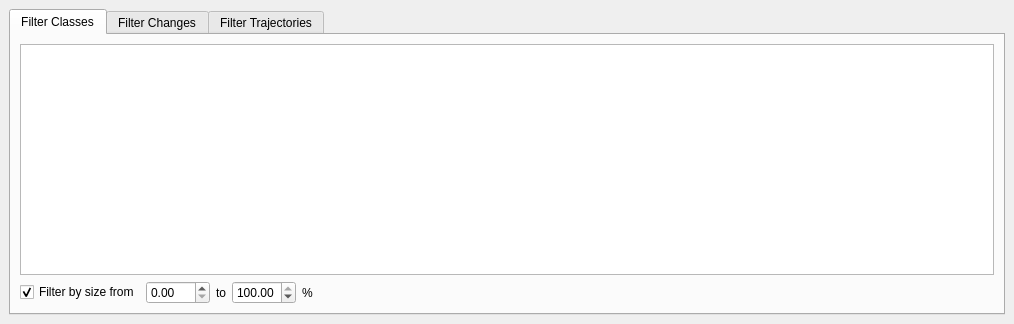
<?xml version="1.0" encoding="UTF-8"?>
<ui version="4.0">
 <class>gsDockWidget</class>
 <widget class="QgsDockWidget" name="gsDockWidget">
  <property name="geometry">
   <rect>
    <x>0</x>
    <y>0</y>
    <width>1014</width>
    <height>324</height>
   </rect>
  </property>
  <property name="features">
   <set>QDockWidget::DockWidgetFloatable|QDockWidget::DockWidgetMovable</set>
  </property>
  <property name="windowTitle">
   <string>Data Filtering</string>
  </property>
  <widget class="QWidget" name="dockWidgetContents">
   <layout class="QVBoxLayout" name="verticalLayout">
    <item>
     <widget class="QTabWidget" name="tabWidget">
      <property name="currentIndex">
       <number>0</number>
      </property>
      <widget class="QWidget" name="tab">
       <attribute name="title">
        <string>Filter Classes</string>
       </attribute>
       <layout class="QVBoxLayout" name="verticalLayout_2">
        <item>
         <widget class="QTableWidget" name="mTableClasses"/>
        </item>
        <item>
         <layout class="QHBoxLayout" name="horizontalLayout_6">
          <item>
           <widget class="QCheckBox" name="mFilterBySize">
            <property name="text">
             <string>Filter by size from</string>
            </property>
            <property name="checked">
             <bool>true</bool>
            </property>
           </widget>
          </item>
          <item>
           <widget class="QDoubleSpinBox" name="mMinClassSize">
            <property name="suffix">
             <string/>
            </property>
            <property name="decimals">
             <number>2</number>
            </property>
            <property name="minimum">
             <double>0.000000000000000</double>
            </property>
            <property name="maximum">
             <double>100.000000000000000</double>
            </property>
            <property name="singleStep">
             <double>1.000000000000000</double>
            </property>
            <property name="value">
             <double>0.000000000000000</double>
            </property>
           </widget>
          </item>
          <item>
           <widget class="QLabel" name="label_18">
            <property name="text">
             <string>to</string>
            </property>
           </widget>
          </item>
          <item>
           <widget class="QDoubleSpinBox" name="mMaxClassSize">
            <property name="suffix">
             <string/>
            </property>
            <property name="decimals">
             <number>2</number>
            </property>
            <property name="minimum">
             <double>0.000000000000000</double>
            </property>
            <property name="maximum">
             <double>100.000000000000000</double>
            </property>
            <property name="singleStep">
             <double>1.000000000000000</double>
            </property>
            <property name="value">
             <double>100.000000000000000</double>
            </property>
           </widget>
          </item>
          <item>
           <widget class="QLabel" name="label_17">
            <property name="text">
             <string>%</string>
            </property>
           </widget>
          </item>
          <item>
           <spacer name="horizontalSpacer_3">
            <property name="orientation">
             <enum>Qt::Horizontal</enum>
            </property>
            <property name="sizeHint" stdset="0">
             <size>
              <width>40</width>
              <height>20</height>
             </size>
            </property>
           </spacer>
          </item>
         </layout>
        </item>
       </layout>
      </widget>
      <widget class="QWidget" name="tab_2">
       <attribute name="title">
        <string>Filter Changes</string>
       </attribute>
       <layout class="QVBoxLayout" name="verticalLayout_3">
        <item>
         <widget class="QLabel" name="label_4">
          <property name="sizePolicy">
           <sizepolicy hsizetype="Fixed" vsizetype="Preferred">
            <horstretch>0</horstretch>
            <verstretch>0</verstretch>
           </sizepolicy>
          </property>
          <property name="text">
           <string>Sorry, not yet implemented.</string>
          </property>
         </widget>
        </item>
       </layout>
      </widget>
      <widget class="QWidget" name="tab_3">
       <attribute name="title">
        <string>Filter Trajectories</string>
       </attribute>
       <layout class="QVBoxLayout" name="verticalLayout_4">
        <item>
         <widget class="QLabel" name="label_5">
          <property name="sizePolicy">
           <sizepolicy hsizetype="Fixed" vsizetype="Preferred">
            <horstretch>0</horstretch>
            <verstretch>0</verstretch>
           </sizepolicy>
          </property>
          <property name="text">
           <string>Sorry, not yet implemented.</string>
          </property>
         </widget>
        </item>
       </layout>
      </widget>
     </widget>
    </item>
   </layout>
  </widget>
 </widget>
 <customwidgets>
  <customwidget>
   <class>QgsDockWidget</class>
   <extends>QDockWidget</extends>
   <header>qgsdockwidget.h</header>
   <container>1</container>
  </customwidget>
 </customwidgets>
 <resources/>
 <connections/>
</ui>
